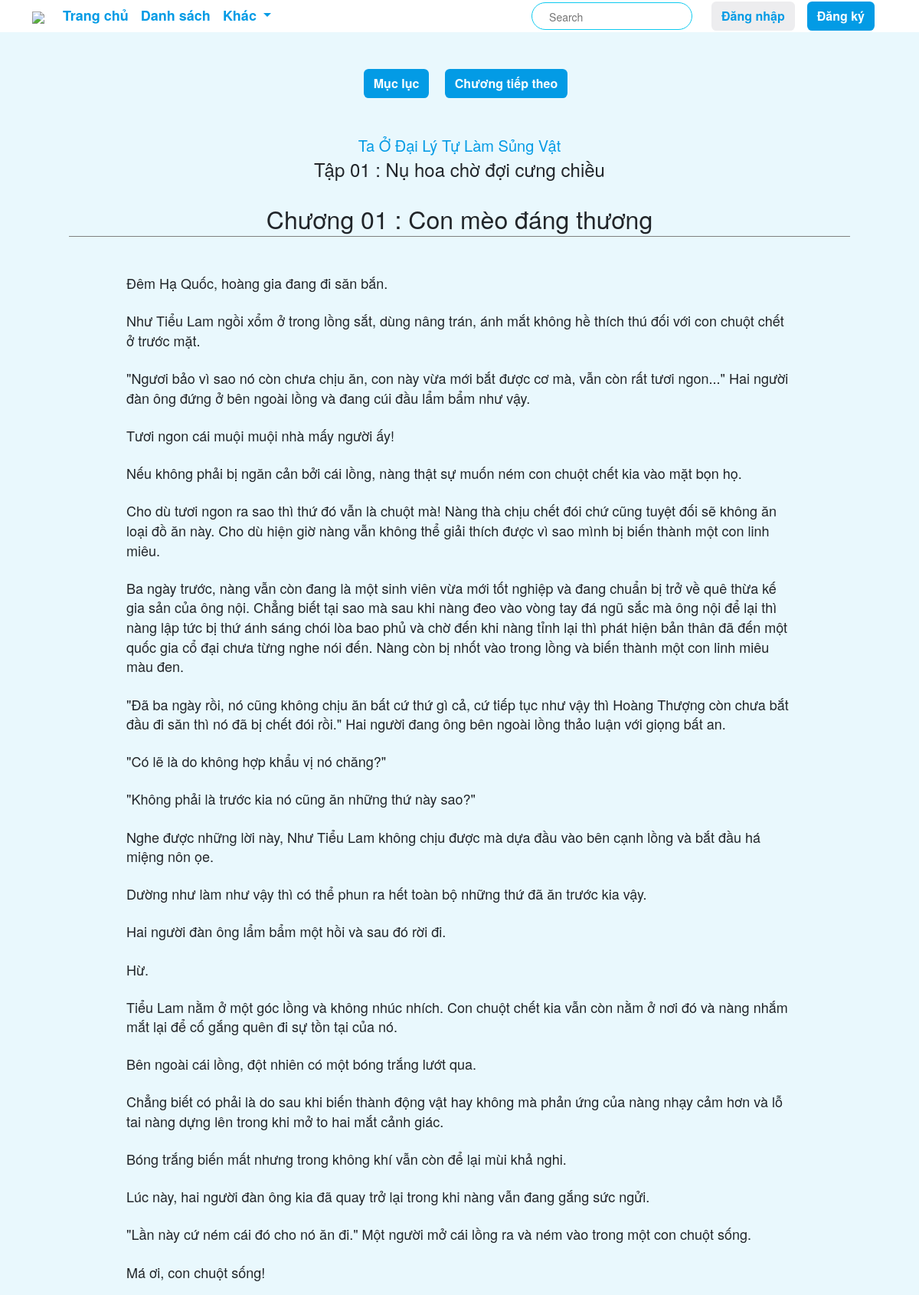
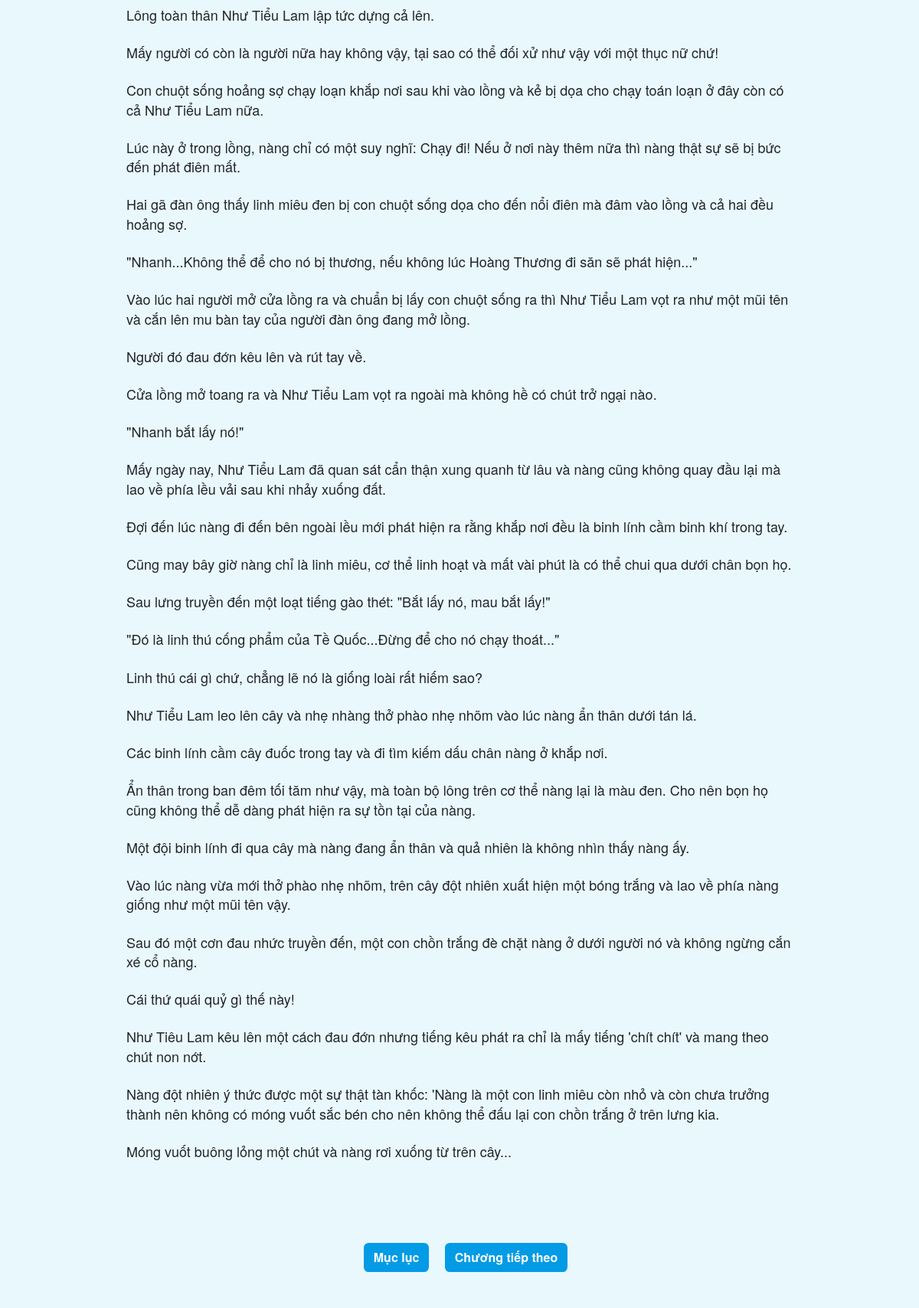
The app's page /read/1/ (upper part) with its own data (2 pictures, top to bottom).
### app/models.py (models this page shows, shortened)
class Book(models.Model):
    id = models.AutoField(primary_key=True)
    title = models.CharField(max_length=100, null=True, blank=True)
    description = models.TextField(null=True, blank=True)
    anothername = models.CharField(max_length=200, null=True)
    img = models.ImageField(upload_to='books_images/', null=True)
    author = models.CharField(max_length=100, null=True)
    artist = models.CharField(max_length=100, null=True)
    isCompleted = models.BooleanField(null=True, blank=True)
    workerid = models.IntegerField(default=-1, null=True)
    note = models.TextField(null=True)
    quantityVol = models.IntegerField(default=0)
    dateUpload = models.DateField(null=True)
    dateUpdate = models.DateTimeField(null=True)
    categories = models.ManyToManyField(Category, related_name='books', blank=True)
    isDeleted = models.BooleanField(default=False)

class Volume(models.Model):
    id = models.AutoField(primary_key=True)
    book = models.ForeignKey(Book, related_name='volumes', on_delete=models.CASCADE)
    title = models.TextField()
    img = models.ImageField(upload_to='volume_images/')

class Chapter(models.Model):
    id = models.AutoField(primary_key=True,)
    volume = models.ForeignKey(Volume, related_name='chapters', on_delete=models.CASCADE)
    title = models.TextField(default='')
    content = RichTextField(default='')
    view = models.IntegerField(default=0)
    date_upload = models.DateTimeField(null=True, blank=True)
    def increase_views(self):
        self.view += 1
        self.save()
    def __str__(self):
        return str(self.id)

### app/views.py (the view)
# urls.py: path('read/<int:chapter_id>/', views.read, name='read'),
def read(request, chapter_id):
    chapter = Chapter.objects.get(id=chapter_id, date_upload__isnull=False)
    volume = Volume.objects.get(id=chapter.volume.id)
    book = Book.objects.get(id=volume.book.id, isDeleted=False)
    chapter.increase_views()
    previous_chapter_same_volume = Chapter.objects.filter(volume__book=book, volume__id=volume.id, id__lt=chapter.id, date_upload__isnull=False).order_by('-id').first()
    previous_chapter_prev_volume = None
    prev_volume = Volume.objects.filter(book=book, id__lt=volume.id).order_by('-id').first()
    if prev_volume:
        previous_chapter_prev_volume = Chapter.objects.filter(volume=prev_volume, date_upload__isnull=False).order_by('-id').first()
    next_chapter_same_volume = Chapter.objects.filter(volume__book=book, volume__id=volume.id, id__gt=chapter.id, date_upload__isnull=False).order_by('id').first()
    next_chapter_next_volume = None
    next_volume = Volume.objects.filter(book=book, id__gt=volume.id).order_by('id').first()
    if next_volume:
        next_chapter_next_volume = Chapter.objects.filter(volume=next_volume, date_upload__isnull=False).order_by('id').first()
    context = {
        'chapter': chapter,
        'volume': volume,
        'book': book,
        'previous_chapter': previous_chapter_same_volume or previous_chapter_prev_volume or None,
        'next_chapter': next_chapter_same_volume or next_chapter_next_volume or None,
    }
    if request.method == 'POST':
        form = ChapterCommentForm(request.POST)
        if form.is_valid():
            chapter_comment = form.save(commit=False)
            chapter_comment.chapter = chapter
            chapter_comment.user_info = UserInfo.objects.get(username=request.user)
            chapter_comment.save()
            return redirect('read', chapter_id=chapter_id)
    else:
        form = ChapterCommentForm()
    context['chapter_comment_form'] = form
    context['chapter_comments'] = ChapterComment.objects.filter(chapter=chapter, is_deleted=False).order_by('-created_at')
    return render(request, 'app/read.html', context)

### app/models.py
class ChapterCommentForm(forms.ModelForm):
    class Meta:
        model = ChapterComment
        fields = ['content']
        labels = {'content': ''}
        error_messages = {
            'content': {
                'required': 'Nhập nội dung bình luận',
            }
        }
        widgets = {
            'content': forms.Textarea(attrs={'rows': 5, 'style': 'width:100%;'}),
        }

### app/info.py (called while the page is built, shortened)
def get_user_info(request):
    info = {}  # Khởi tạo info ngay cả khi không có người dùng xác thực
    return info

### app/models.py (called while the page is built)
    def __str__(self):
        return self.username.username

### app/templates/app/read.html (shortened to what this page needs)
{% extends "app/base.html" %}
{% load static %}
{% block main_content %}
<body style="background-color: #e9f8fd;">
    <div class="app-container">
        <div>
            <div class="read-novel">
                <section id="read-novel-container">
                    <div id="novel" chapter-id="{{ chapter.id }}">
                        <div class="top-bar pt-5">
                            <div class="index box">
                                <a href="{% url 'novel' id=book.id %}" id="btn-index" class="btn btn-blue mx-3">Mục lục</a>
                                {% if next_chapter %}
                                <a href="{% url 'read' chapter_id=next_chapter %}" id="btn-next-chapter" class="btn btn-blue">Chương tiếp theo</a>
                                {% endif %}
                            </div>
                        </div>
                        <div class="chapter-info d-flex flex-column align-items-center justify-content-center pt-5 pb-4">
                            <div class="novel">
                                <a class="novel-title fs-5" href="{% url 'novel' id=book.id %}">
                                    {{ book.title }}
                                </a>
                            </div>
                            <div class="volume">
                                <div class="volume-title fs-4">
                                    {{ volume.title}}
                                </div>
                            </div>
                        </div>
                        <div id="chapter-title" placeholder=>
                            {% if chapter.title %}
                                {{ chapter.title }}
                            {% else %}
                                Chương chưa có tiêu đề
                            {% endif %}
                        </div>
                        <div class="chapter-detail">
                            <div id="chapter-content" class="col-md-9 col-12">{{ chapter.content | safe }}</div>
                        </div>
                        <div class="bottom-bar pt-5">
                            <div class="index box">
                                <a href="{% url 'novel' id=book.id %}" id="btn-index" class="btn btn-blue mx-3">Mục lục</a>
                                {% if next_chapter %}
                                <a href="{% url 'read' chapter_id=next_chapter %}" id="btn-next-chapter" class="btn btn-blue">Chương tiếp theo</a>
                                {% endif %}
                            </div>
                        </div>
                    </div>
                </section>
            </div>
        </div>
    </div>
    <div class="container">
        <div class="row justify-content-center">
        </div>
    </div>
</body>
{% endblock main_content %}

### app/static/app/css/base.css (style rules this page uses)
:root { --blue-color: #039be5; }
body { font-family: 'Source Sans Pro', 'Helvetica Neue', Helvetica, Arial, sans-serif !important;; font-size: 16px; background: #fafafa; line-height: 1.42857143; }
a { color: var(--blue-color) !important; text-decoration: none; }
p { margin: 0 0 10px; }
.btn { display: inline-flex; position: relative; -webkit-box-align: center; align-items: center; -webkit-box-pack: center; justify-content: center; vertical-align: middle; overflow: hidden; text-decoration: none; white-space: nowrap; user-select: none; font-weight: 600; border-radius: 0.4rem; }

### app/static/app/css/transteam.css (style rules this page uses)
.row { margin-left: -10px; margin-right: -10px; }
.btn-blue { color: #fff !important; background-color: #039be5; border-color: transparent; }

### app/static/app/css/novel.css (style rules this page uses)
.col-12 { padding-left: 15px; padding-right: 15px; }

### app/static/app/css/write.css (style rules this page uses)
#chapter-content { font-size: 18px; outline: none; min-height: 80vh; }
#chapter-content br { content: "" !important; display: block !important; padding-bottom: 1.3em !important; }
.chapter-detail { padding: 48px 100px; }

### app/static/app/css/read.css (style rules this page uses)
.read-novel .chapter-detail { padding: 48px 0; display: flex; justify-content: center; }
#novel { display: flex; flex-direction: column; align-items: center; }
#chapter-title { width: 85%; background-color: transparent; outline: none; border: none; font-size: xx-large; text-align: center; border-bottom: 1px solid grey; outline: none; }

### records on screen
Book: title "Ta Ở Đại Lý Tự Làm Sủng Vật"
Volume: title "Tập 01 : Nụ hoa chờ đợi cưng chiều"
Chapter: title "Chương 01 : Con mèo đáng thương", content "Đêm Hạ Quốc, hoàng gia đang đi săn bắn. Như Tiểu Lam ngồi xổm ở trong lồng sắt, dùng nâng trán, ánh mắt không hề thích thú đối với con chuột chết ở trước mặt. \"Ngươi bảo vì sao nó còn chưa chịu ăn, con này vừa mới bắt được cơ mà, vẫn còn rất tươi ngon...\" Hai người đàn ông đứng ở bên ngoài lồng và đang cúi đầu lẩm bẩm như vậy. Tươi ngon cái muội muội nhà mấy người ấy! Nếu không phải bị ngăn cản bởi cái lồng, nàng thật sự muốn ném con chuột chết kia vào mặt bọn họ. Cho dù tươi ngon ra sao thì thứ đó vẫn là chuột mà! Nàng thà chịu chết đói chứ cũng tuyệt đối sẽ không ăn loại đồ ăn này. Cho dù hiện giờ nàng vẫn không thể giải thích được vì sao mình bị biến thành một con linh miêu. Ba ngày…"
